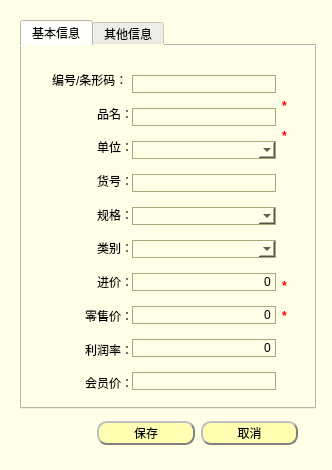
<?xml version="1.0" encoding="UTF-8"?>
<ui version="4.0">
 <class>Modifyproduct</class>
 <widget class="QDialog" name="Modifyproduct">
  <property name="geometry">
   <rect>
    <x>0</x>
    <y>0</y>
    <width>332</width>
    <height>470</height>
   </rect>
  </property>
  <property name="windowTitle">
   <string>Dialog</string>
  </property>
  <property name="styleSheet">
   <string notr="true">QWidget{
	background-color: rgb(255, 255, 231);
}
QLabel#label_23,#label_25,#label_26,#label_59,#label_58,#label_57,#label_56{
	color: rgb(255, 0, 0);
}

QComboBox{
	border: 1px solid  #aaaa7f;
}
QLineEdit{
	border: 1px solid  #aaaa7f;
}
QSpinBox{
	border: 1px solid  #aaaa7f;
}
QTextEdit{
	border: 1px solid  #aaaa7f;
}
QDatetEdit{
	border: 1px solid  #aaaa7f;
}
QGroupBox{
	border: 1px solid  #aaaa7f;
}
QDateTimeEdit{
	border: 1px solid  #aaaa7f;
}

QPushButton{background-color:rgb(255, 255 , 178);

	color: black;  
	border-radius: 10px; 
	border: 2px groove gray; 
	min-height:20;
 	border-style: outset;
}

QPushButton:hover{background-color: rgb(255, 219, 92);
color: black ;
}

QPushButton:pressed{background-color:rgb(255, 175, 68);

border-style: inset; }</string>
  </property>
  <widget class="QTabWidget" name="tabWidget">
   <property name="geometry">
    <rect>
     <x>20</x>
     <y>20</y>
     <width>296</width>
     <height>389</height>
    </rect>
   </property>
   <property name="currentIndex">
    <number>0</number>
   </property>
   <widget class="QWidget" name="tab">
    <attribute name="title">
     <string>基本信息</string>
    </attribute>
    <widget class="QWidget" name="layoutWidget_4">
     <property name="geometry">
      <rect>
       <x>30</x>
       <y>20</y>
       <width>81</width>
       <height>331</height>
      </rect>
     </property>
     <layout class="QVBoxLayout" name="verticalLayout">
      <item>
       <widget class="QLabel" name="label_3">
        <property name="text">
         <string>编号/条形码：</string>
        </property>
       </widget>
      </item>
      <item alignment="Qt::AlignRight">
       <widget class="QLabel" name="label_4">
        <property name="text">
         <string>品名：</string>
        </property>
       </widget>
      </item>
      <item alignment="Qt::AlignRight">
       <widget class="QLabel" name="label_5">
        <property name="text">
         <string>单位：</string>
        </property>
       </widget>
      </item>
      <item alignment="Qt::AlignRight">
       <widget class="QLabel" name="label_6">
        <property name="text">
         <string>货号：</string>
        </property>
       </widget>
      </item>
      <item alignment="Qt::AlignRight">
       <widget class="QLabel" name="label_7">
        <property name="text">
         <string>规格：</string>
        </property>
       </widget>
      </item>
      <item alignment="Qt::AlignRight">
       <widget class="QLabel" name="label_8">
        <property name="text">
         <string>类别：</string>
        </property>
       </widget>
      </item>
      <item alignment="Qt::AlignRight">
       <widget class="QLabel" name="label_9">
        <property name="text">
         <string>进价：</string>
        </property>
       </widget>
      </item>
      <item alignment="Qt::AlignRight">
       <widget class="QLabel" name="label_10">
        <property name="text">
         <string>零售价：</string>
        </property>
       </widget>
      </item>
      <item alignment="Qt::AlignRight">
       <widget class="QLabel" name="label_11">
        <property name="text">
         <string>利润率：</string>
        </property>
       </widget>
      </item>
      <item alignment="Qt::AlignRight">
       <widget class="QLabel" name="label_12">
        <property name="text">
         <string>会员价：</string>
        </property>
       </widget>
      </item>
     </layout>
    </widget>
    <widget class="QWidget" name="layoutWidget_3">
     <property name="geometry">
      <rect>
       <x>110</x>
       <y>20</y>
       <width>144</width>
       <height>341</height>
      </rect>
     </property>
     <layout class="QVBoxLayout" name="verticalLayout_2">
      <item>
       <widget class="QLineEdit" name="productIdEdit">
        <property name="alignment">
         <set>Qt::AlignLeading|Qt::AlignLeft|Qt::AlignVCenter</set>
        </property>
       </widget>
      </item>
      <item>
       <widget class="QLineEdit" name="productNameEdit">
        <property name="alignment">
         <set>Qt::AlignLeading|Qt::AlignLeft|Qt::AlignVCenter</set>
        </property>
       </widget>
      </item>
      <item>
       <widget class="QComboBox" name="unitBox"/>
      </item>
      <item>
       <widget class="QLineEdit" name="itemNumEdit">
        <property name="alignment">
         <set>Qt::AlignLeading|Qt::AlignLeft|Qt::AlignVCenter</set>
        </property>
       </widget>
      </item>
      <item>
       <widget class="QComboBox" name="qualificationBox"/>
      </item>
      <item>
       <widget class="QComboBox" name="classBox"/>
      </item>
      <item>
       <widget class="QLineEdit" name="purchaseEdit">
        <property name="text">
         <string>0</string>
        </property>
        <property name="alignment">
         <set>Qt::AlignRight|Qt::AlignTrailing|Qt::AlignVCenter</set>
        </property>
       </widget>
      </item>
      <item>
       <widget class="QLineEdit" name="retailEdit">
        <property name="text">
         <string>0</string>
        </property>
        <property name="alignment">
         <set>Qt::AlignRight|Qt::AlignTrailing|Qt::AlignVCenter</set>
        </property>
       </widget>
      </item>
      <item>
       <widget class="QLineEdit" name="profitrateEdit">
        <property name="text">
         <string>0</string>
        </property>
        <property name="alignment">
         <set>Qt::AlignRight|Qt::AlignTrailing|Qt::AlignVCenter</set>
        </property>
       </widget>
      </item>
      <item>
       <widget class="QLineEdit" name="memberpriceEdit">
        <property name="alignment">
         <set>Qt::AlignRight|Qt::AlignTrailing|Qt::AlignVCenter</set>
        </property>
       </widget>
      </item>
     </layout>
    </widget>
    <widget class="QLabel" name="label_56">
     <property name="geometry">
      <rect>
       <x>260</x>
       <y>50</y>
       <width>20</width>
       <height>20</height>
      </rect>
     </property>
     <property name="font">
      <font>
       <weight>75</weight>
       <bold>true</bold>
      </font>
     </property>
     <property name="text">
      <string>*</string>
     </property>
    </widget>
    <widget class="QLabel" name="label_57">
     <property name="geometry">
      <rect>
       <x>260</x>
       <y>80</y>
       <width>20</width>
       <height>20</height>
      </rect>
     </property>
     <property name="font">
      <font>
       <weight>75</weight>
       <bold>true</bold>
      </font>
     </property>
     <property name="text">
      <string>*</string>
     </property>
    </widget>
    <widget class="QLabel" name="label_58">
     <property name="geometry">
      <rect>
       <x>260</x>
       <y>230</y>
       <width>20</width>
       <height>20</height>
      </rect>
     </property>
     <property name="font">
      <font>
       <weight>75</weight>
       <bold>true</bold>
      </font>
     </property>
     <property name="text">
      <string>*</string>
     </property>
    </widget>
    <widget class="QLabel" name="label_59">
     <property name="geometry">
      <rect>
       <x>260</x>
       <y>260</y>
       <width>20</width>
       <height>20</height>
      </rect>
     </property>
     <property name="font">
      <font>
       <weight>75</weight>
       <bold>true</bold>
      </font>
     </property>
     <property name="text">
      <string>*</string>
     </property>
    </widget>
   </widget>
   <widget class="QWidget" name="tab_2">
    <attribute name="title">
     <string>其他信息</string>
    </attribute>
    <widget class="QWidget" name="layoutWidget_2">
     <property name="geometry">
      <rect>
       <x>20</x>
       <y>10</y>
       <width>91</width>
       <height>261</height>
      </rect>
     </property>
     <layout class="QVBoxLayout" name="verticalLayout_5">
      <item alignment="Qt::AlignRight">
       <widget class="QLabel" name="label_2">
        <property name="text">
         <string>供应商：</string>
        </property>
       </widget>
      </item>
      <item alignment="Qt::AlignRight">
       <widget class="QLabel" name="label_38">
        <property name="text">
         <string>品牌：</string>
        </property>
       </widget>
      </item>
      <item alignment="Qt::AlignRight">
       <widget class="QLabel" name="label_39">
        <property name="text">
         <string>生产日期：</string>
        </property>
       </widget>
      </item>
      <item alignment="Qt::AlignRight">
       <widget class="QLabel" name="label_40">
        <property name="text">
         <string>保质期：</string>
        </property>
       </widget>
      </item>
      <item alignment="Qt::AlignRight">
       <widget class="QLabel" name="label_41">
        <property name="text">
         <string>到期日期：</string>
        </property>
       </widget>
      </item>
      <item alignment="Qt::AlignRight">
       <widget class="QLabel" name="label_42">
        <property name="text">
         <string>生产批号：</string>
        </property>
       </widget>
      </item>
      <item alignment="Qt::AlignRight">
       <widget class="QLabel" name="label_43">
        <property name="text">
         <string>库存报警：</string>
        </property>
       </widget>
      </item>
      <item alignment="Qt::AlignRight">
       <widget class="QLabel" name="label_44">
        <property name="text">
         <string>打折方案：</string>
        </property>
       </widget>
      </item>
      <item alignment="Qt::AlignRight">
       <widget class="QLabel" name="label_45">
        <property name="text">
         <string>积分方案：</string>
        </property>
       </widget>
      </item>
     </layout>
    </widget>
    <widget class="QLabel" name="label_22">
     <property name="geometry">
      <rect>
       <x>80</x>
       <y>300</y>
       <width>54</width>
       <height>12</height>
      </rect>
     </property>
     <property name="text">
      <string>备注：</string>
     </property>
    </widget>
    <widget class="QWidget" name="layoutWidget_5">
     <property name="geometry">
      <rect>
       <x>133</x>
       <y>70</y>
       <width>121</width>
       <height>22</height>
      </rect>
     </property>
     <layout class="QHBoxLayout" name="horizontalLayout_3">
      <item>
       <widget class="QCheckBox" name="datecheckBox_2">
        <property name="text">
         <string/>
        </property>
       </widget>
      </item>
      <item>
       <widget class="QDateEdit" name="productdateEdit_2">
        <property name="dateTime">
         <datetime>
          <hour>0</hour>
          <minute>0</minute>
          <second>0</second>
          <year>2015</year>
          <month>1</month>
          <day>1</day>
         </datetime>
        </property>
        <property name="displayFormat">
         <string>yyyy/M/d </string>
        </property>
        <property name="calendarPopup">
         <bool>true</bool>
        </property>
       </widget>
      </item>
     </layout>
    </widget>
    <widget class="QComboBox" name="brandBox_2">
     <property name="geometry">
      <rect>
       <x>133</x>
       <y>40</y>
       <width>121</width>
       <height>20</height>
      </rect>
     </property>
    </widget>
    <widget class="QComboBox" name="conversionBox_2">
     <property name="geometry">
      <rect>
       <x>160</x>
       <y>270</y>
       <width>41</width>
       <height>20</height>
      </rect>
     </property>
    </widget>
    <widget class="QLineEdit" name="warningNumEdit_2">
     <property name="geometry">
      <rect>
       <x>130</x>
       <y>190</y>
       <width>121</width>
       <height>20</height>
      </rect>
     </property>
     <property name="alignment">
      <set>Qt::AlignRight|Qt::AlignTrailing|Qt::AlignVCenter</set>
     </property>
    </widget>
    <widget class="QTextEdit" name="remarktextEdit_2">
     <property name="geometry">
      <rect>
       <x>130</x>
       <y>300</y>
       <width>121</width>
       <height>51</height>
      </rect>
     </property>
    </widget>
    <widget class="QCheckBox" name="creditSchemecheckBox_2">
     <property name="geometry">
      <rect>
       <x>130</x>
       <y>250</y>
       <width>71</width>
       <height>16</height>
      </rect>
     </property>
     <property name="text">
      <string>参与积分</string>
     </property>
    </widget>
    <widget class="QComboBox" name="supplyBox_2">
     <property name="geometry">
      <rect>
       <x>133</x>
       <y>10</y>
       <width>121</width>
       <height>20</height>
      </rect>
     </property>
    </widget>
    <widget class="QSpinBox" name="lifedatespinBox_2">
     <property name="geometry">
      <rect>
       <x>130</x>
       <y>100</y>
       <width>121</width>
       <height>22</height>
      </rect>
     </property>
     <property name="layoutDirection">
      <enum>Qt::LeftToRight</enum>
     </property>
     <property name="alignment">
      <set>Qt::AlignRight|Qt::AlignTrailing|Qt::AlignVCenter</set>
     </property>
     <property name="buttonSymbols">
      <enum>QAbstractSpinBox::UpDownArrows</enum>
     </property>
     <property name="maximum">
      <number>1800</number>
     </property>
    </widget>
    <widget class="QCheckBox" name="discountSchemecheckBox_2">
     <property name="geometry">
      <rect>
       <x>130</x>
       <y>220</y>
       <width>71</width>
       <height>16</height>
      </rect>
     </property>
     <property name="text">
      <string>参与打折</string>
     </property>
    </widget>
    <widget class="QLineEdit" name="batchNumEdit_2">
     <property name="geometry">
      <rect>
       <x>130</x>
       <y>160</y>
       <width>121</width>
       <height>20</height>
      </rect>
     </property>
     <property name="alignment">
      <set>Qt::AlignLeading|Qt::AlignLeft|Qt::AlignVCenter</set>
     </property>
    </widget>
    <widget class="QLabel" name="label_46">
     <property name="geometry">
      <rect>
       <x>140</x>
       <y>270</y>
       <width>121</width>
       <height>20</height>
      </rect>
     </property>
     <property name="text">
      <string>每         元兑1积分</string>
     </property>
    </widget>
    <widget class="QDateEdit" name="warningdateEdit_2">
     <property name="geometry">
      <rect>
       <x>130</x>
       <y>130</y>
       <width>121</width>
       <height>20</height>
      </rect>
     </property>
     <property name="alignment">
      <set>Qt::AlignRight|Qt::AlignTrailing|Qt::AlignVCenter</set>
     </property>
     <property name="dateTime">
      <datetime>
       <hour>0</hour>
       <minute>0</minute>
       <second>0</second>
       <year>2015</year>
       <month>1</month>
       <day>1</day>
      </datetime>
     </property>
     <property name="displayFormat">
      <string>yyyy/M/d </string>
     </property>
     <property name="calendarPopup">
      <bool>true</bool>
     </property>
    </widget>
   </widget>
  </widget>
  <widget class="QWidget" name="layoutWidget">
   <property name="geometry">
    <rect>
     <x>97</x>
     <y>420</y>
     <width>201</width>
     <height>26</height>
    </rect>
   </property>
   <layout class="QHBoxLayout" name="horizontalLayout">
    <item>
     <widget class="QPushButton" name="pushButton">
      <property name="text">
       <string>保存</string>
      </property>
     </widget>
    </item>
    <item>
     <widget class="QPushButton" name="pushButton_2">
      <property name="text">
       <string>取消</string>
      </property>
     </widget>
    </item>
   </layout>
  </widget>
 </widget>
 <resources/>
 <connections/>
</ui>
